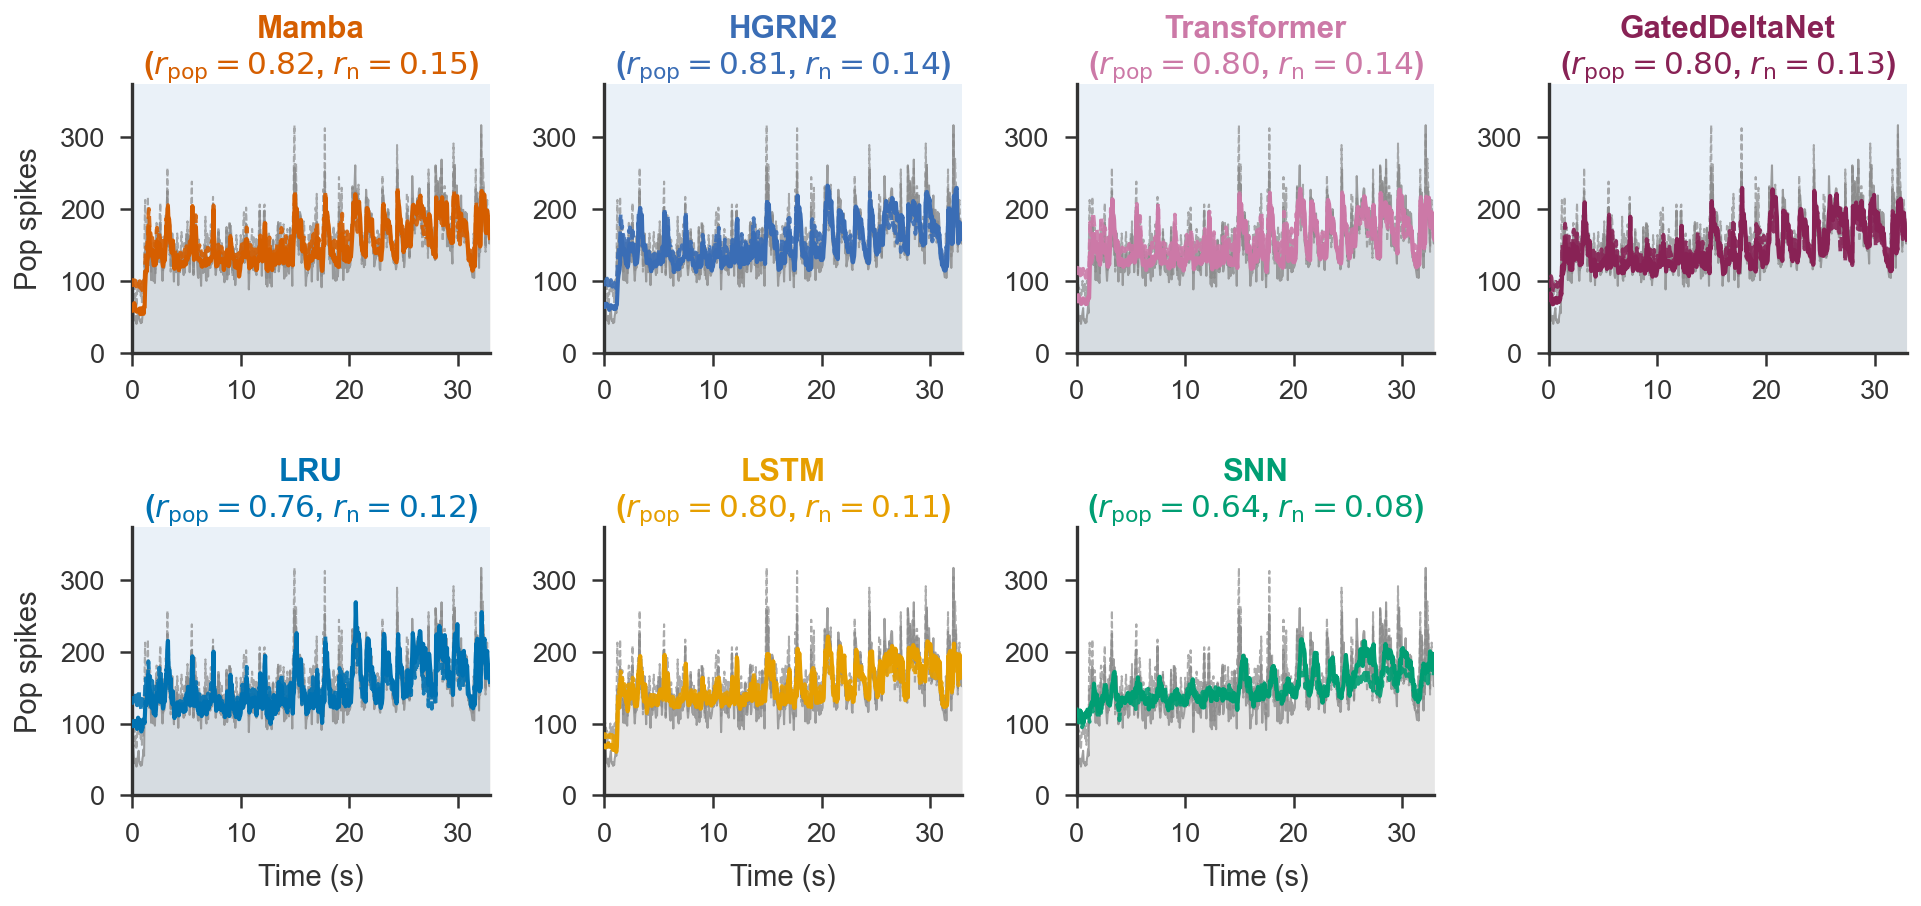

This figure's Python source:
"""Variant C: Top-K active neurons overlay.

Each panel shows TWO traces overlaid:
  - Solid colored line: full population pop-rate (all 703 neurons)
  - Dashed colored line: top-10% most-active neurons' pop-rate (70 neurons)
GT is shown for both as gray fill (full) and gray dashed (top-K).

The top-K subset is the harder prediction problem (active neurons
carry the most variance).  Cluster archs follow both traces
closely; SNN visibly diverges on the top-K trace.
"""

import sys
from pathlib import Path
import matplotlib.pyplot as plt
import matplotlib.gridspec as gridspec
import numpy as np
from scipy.stats import pearsonr

sys.path.insert(0, str(Path(__file__).resolve().parents[2]))
from figures.style import (
    apply_style, COLORS, MARKERS, save_figure, TEXT_WIDTH,
)
from figures.data import TABLE1


CLUSTER_BG = "#EAF1F8"
GT_COLOR = "#888888"

ARCHS = [
    ("mamba_rates",       "Mamba",         "Mamba",        True),
    ("hgrn2_rates",       "HGRN2",         "HGRN2",        True),
    ("transformer_rates", "Transformer",   "Transformer",  True),
    ("gated_delta_rates", "GatedDeltaNet", "GatedDelta",   True),
    ("lru_rates",         "LRU",           "LRU",          True),
    ("lstm_rates",        "LSTM",          "LSTM",         False),
    ("snn_rates",         "SNN",           "SNN",          False),
]


def _load_multiarch():
    p = (Path(__file__).resolve().parents[3]
         / "data" / "figure_cache" / "multi_arch_session4.npz")
    return np.load(str(p))


def _plot_panel(ax, time_s, gt_full, gt_topk, pred_full, pred_topk,
                name, color, r_pop, r_neuron, scale_full, scale_topk,
                cluster=False, show_ylabel=False, show_xlabel=False,
                ymax=None):
    if cluster:
        ax.set_facecolor(CLUSTER_BG)

    # Full population traces (use left y-axis; main visual)
    ax.fill_between(time_s, gt_full, alpha=0.20, color=GT_COLOR,
                    linewidth=0, zorder=1)
    ax.plot(time_s, gt_full, color=GT_COLOR, linewidth=0.5, alpha=0.8,
            zorder=2)
    ax.plot(time_s, pred_full, color=color, linewidth=1.0, zorder=3,
            label="full")

    # Top-K traces — scale to fit on the same y-axis (dashed) so the
    # visual comparison is shape-of-trace, not absolute counts.
    rescale = scale_full / max(scale_topk, 1e-9)
    ax.plot(time_s, gt_topk * rescale, color=GT_COLOR, linewidth=0.5,
            linestyle=(0, (3, 1.5)), alpha=0.7, zorder=2)
    ax.plot(time_s, pred_topk * rescale, color=color, linewidth=0.9,
            linestyle=(0, (3, 1.5)), alpha=0.9, zorder=3, label="top 10%")

    ax.set_xlim(time_s[0], time_s[-1])
    if ymax is not None:
        ax.set_ylim(0, ymax)
    title = (f"{name}\n($r_\\mathrm{{pop}}{{=}}{r_pop:.2f}$, "
             f"$r_\\mathrm{{n}}{{=}}{r_neuron:.2f}$)")
    ax.set_title(title, fontsize=7.5, color=color,
                 fontweight="bold", pad=2.5)
    ax.spines["top"].set_visible(False)
    ax.spines["right"].set_visible(False)
    if show_ylabel:
        ax.set_ylabel("Pop spikes", fontsize=7)
    if show_xlabel:
        ax.set_xlabel("Time (s)", fontsize=7)
    ax.tick_params(axis="both", labelsize=6.5)


def generate():
    apply_style()
    npz = _load_multiarch()
    gt = npz["gt"]
    T, N = gt.shape
    dt = 0.05
    time_s = np.arange(T) * dt

    # Pick top-10% most-active neurons (~70 of 703)
    activity = gt.mean(axis=0)
    K = max(1, int(round(0.10 * N)))
    top_idx = np.argsort(-activity)[:K]
    print(f"Top-K neurons: {K} of {N}")

    gt_full_pop = gt.sum(axis=1)
    gt_topk_pop = gt[:, top_idx].sum(axis=1)
    scale_full = gt_full_pop.max()
    scale_topk = gt_topk_pop.max()
    ymax = float(gt_full_pop.max()) * 1.18

    fig = plt.figure(figsize=(TEXT_WIDTH, 3.0))
    sm = gridspec.GridSpec(2, 4, hspace=0.65, wspace=0.32,
                           left=0.075, right=0.985,
                           top=0.92, bottom=0.13)

    for i, (key, name, t1key, cluster) in enumerate(ARCHS):
        row, col = divmod(i, 4)
        ax = fig.add_subplot(sm[row, col])
        if key not in npz.files:
            continue
        rates = npz[key]
        n = min(rates.shape[0], T)
        rates_local = rates[:n]
        gt_local = gt[:n]
        gt_pop_loc = gt_local.sum(axis=1)
        gt_topk_loc = gt_local[:, top_idx].sum(axis=1)
        pred_pop = rates_local.sum(axis=1)
        pred_topk = rates_local[:, top_idx].sum(axis=1)
        r = pearsonr(gt_pop_loc, pred_pop)[0]
        per_neuron_rs = []
        for j in range(gt_local.shape[1]):
            if gt_local[:, j].std() > 0 and rates_local[:, j].std() > 0:
                per_neuron_rs.append(
                    pearsonr(gt_local[:, j], rates_local[:, j])[0]
                )
        r_neuron = float(np.mean(per_neuron_rs))
        _plot_panel(
            ax, time_s[:n], gt_pop_loc, gt_topk_loc, pred_pop, pred_topk,
            name, COLORS[t1key], r, r_neuron, scale_full, scale_topk,
            cluster=cluster,
            show_ylabel=(col == 0),
            show_xlabel=(row == 1),
            ymax=ymax,
        )

    save_figure(fig, "hero_variant_c_topk_overlay",
                out_dir=Path(__file__).resolve().parents[2]
                / "figures" / "variants")
    plt.close(fig)


if __name__ == "__main__":
    generate()
